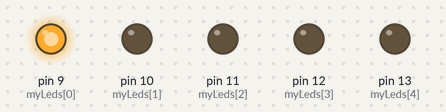
Bench run of a sketch on a simulated Arduino Uno, built with avr-gcc and run on an emulated ATmega328P. Parts: output pins drawn as LEDs (lit = HIGH).

Above: at 0.1 s.
At 2.1 s:
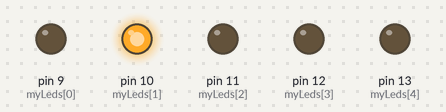
At 6.1 s:
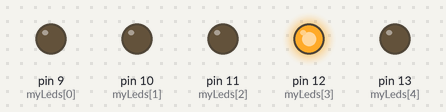
At 8.1 s:
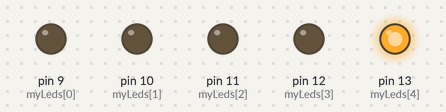
At 20.1 s:
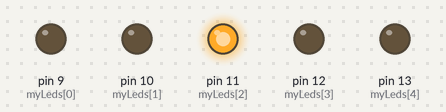
At 39.1 s:
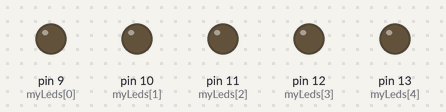
Timing chart, 0 to 40.0 s (numbered marks = the images above):
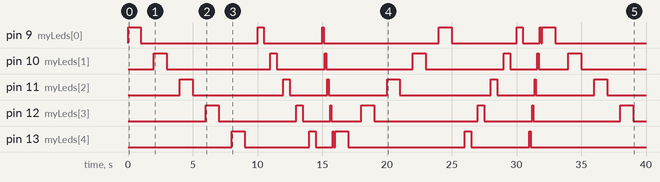

Measured:
- by itself, pin 9 (myLeds[0]): LOW → HIGH at 0.00 s, → LOW 1.0 s later, → HIGH 9.0 s later, → LOW 0.50 s later, … (14 changes in this stretch)
- by itself, pin 10 (myLeds[1]): LOW → HIGH at 2.0 s, → LOW 1.0 s later, → HIGH 8.0 s later, → LOW 0.50 s later, … (14 changes in this stretch)
- by itself, pin 11 (myLeds[2]): repeats every 16.0 s: LOW 7.0 s, HIGH 0.50 s, LOW 2.9 s, HIGH 0.10 s, LOW 4.5 s, HIGH 1.0 s
- by itself, pin 12 (myLeds[3]): LOW → HIGH at 6.0 s, → LOW 1.0 s later, → HIGH 6.0 s later, → LOW 0.50 s later, … (14 changes in this stretch)
- by itself, pin 13 (myLeds[4]): LOW → HIGH at 8.0 s, → LOW 1.0 s later, → HIGH 5.0 s later, → LOW 0.50 s later, … (12 changes in this stretch)

The sketch:

nick_blink.ino
```cpp
// myLeds is an array of the pins the LEDs are connected to
int myLeds[] = { 9, 10, 11, 12, 13 };
const int numLeds = sizeof(myLeds) / sizeof(myLeds[0]); // Calculate the number of LEDs dynamically

void setup() {
  // Set each LED pin as output
  for (int i = 0; i < numLeds; i++) {
    pinMode(myLeds[i], OUTPUT);
  }
}

void loop() {
  // Blink LEDs with varying speeds in forward and then reverse order
  blinkAllLeds(1000, false); // Blink for 1 second, forward
  blinkAllLeds(500, false);  // Blink for half a second, forward
  blinkAllLeds(100, false);  // Blink very quickly (100ms), forward

  blinkAllLeds(1000, true); // Blink for 1 second, reverse
  blinkAllLeds(500, true);  // Blink for half a second, reverse
  blinkAllLeds(100, true);  // Blink very quickly (100ms), reverse
}

void blinkAllLeds(int speed, bool reverse) {
  // Blink all LEDs with the specified speed, in forward or reverse order
  if (!reverse) {
    for (int i = 0; i < numLeds; i++) {
      blinkL(myLeds[i], speed);
    }
  } else {
    for (int i = numLeds - 1; i >= 0; i--) {
      blinkL(myLeds[i], speed);
    }
  }
}

void blinkL(int led, int speed) {
  // Blink an LED with the specified speed
  digitalWrite(led, HIGH);
  delay(speed);
  digitalWrite(led, LOW);
  delay(speed);
}
```
